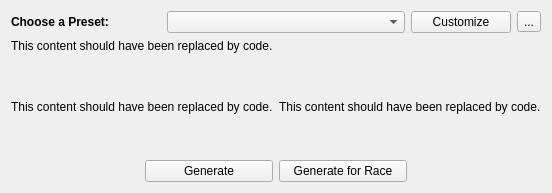
          <widget class="QWidget" name="tab_create_seed">
           <attribute name="title">
            <string>Generate Game</string>
           </attribute>
           <layout class="QGridLayout" name="gridLayout_9">
            <item row="3" column="0" colspan="4">
             <spacer name="create_vertical_spacer_1">
              <property name="orientation">
               <enum>Qt::Vertical</enum>
              </property>
              <property name="sizeHint" stdset="0">
               <size>
                <width>20</width>
                <height>15</height>
               </size>
              </property>
             </spacer>
            </item>
            <item row="1" column="0" colspan="4">
             <layout class="QHBoxLayout" name="horizontalLayout">
              <item>
               <widget class="QLabel" name="create_choose_preset_label">
                <property name="maximumSize">
                 <size>
                  <width>150</width>
                  <height>16777215</height>
                 </size>
                </property>
                <property name="text">
                 <string>&lt;html&gt;&lt;head/&gt;&lt;body&gt;&lt;p&gt;&lt;span style=&quot; font-weight:600;&quot;&gt;Choose a Preset:&lt;/span&gt;&lt;/p&gt;&lt;/body&gt;&lt;/html&gt;</string>
                </property>
               </widget>
              </item>
              <item>
               <widget class="QComboBox" name="create_preset_combo"/>
              </item>
              <item>
               <widget class="QPushButton" name="create_customize_button">
                <property name="maximumSize">
                 <size>
                  <width>100</width>
                  <height>16777215</height>
                 </size>
                </property>
                <property name="text">
                 <string>Customize</string>
                </property>
               </widget>
              </item>
              <item>
               <widget class="QToolButton" name="preset_tool_button">
                <property name="text">
                 <string>...</string>
                </property>
                <property name="popupMode">
                 <enum>QToolButton::InstantPopup</enum>
                </property>
               </widget>
              </item>
             </layout>
            </item>
            <item row="7" column="2">
             <widget class="QPushButton" name="create_generate_race_button">
              <property name="text">
               <string>Generate for Race</string>
              </property>
             </widget>
            </item>
            <item row="6" column="0" colspan="4">
             <spacer name="create_vertical_spacer_2">
              <property name="orientation">
               <enum>Qt::Vertical</enum>
              </property>
              <property name="sizeHint" stdset="0">
               <size>
                <width>20</width>
                <height>40</height>
               </size>
              </property>
             </spacer>
            </item>
            <item row="2" column="0" colspan="4">
             <widget class="QLabel" name="create_preset_description">
              <property name="minimumSize">
               <size>
                <width>0</width>
                <height>40</height>
               </size>
              </property>
              <property name="text">
               <string>&lt;html&gt;&lt;head/&gt;&lt;body&gt;&lt;p&gt;This content should have been replaced by code.&lt;/p&gt;&lt;/body&gt;&lt;/html&gt;</string>
              </property>
              <property name="alignment">
               <set>Qt::AlignLeading|Qt::AlignLeft|Qt::AlignTop</set>
              </property>
              <property name="wordWrap">
               <bool>true</bool>
              </property>
             </widget>
            </item>
            <item row="7" column="1">
             <widget class="QPushButton" name="create_generate_button">
              <property name="text">
               <string>Generate</string>
              </property>
             </widget>
            </item>
            <item row="4" column="2" colspan="2">
             <widget class="QLabel" name="create_describe_right_label">
              <property name="text">
               <string>&lt;html&gt;&lt;head/&gt;&lt;body&gt;&lt;p&gt;This content should have been replaced by code.&lt;/p&gt;&lt;/body&gt;&lt;/html&gt;</string>
              </property>
              <property name="alignment">
               <set>Qt::AlignLeading|Qt::AlignLeft|Qt::AlignTop</set>
              </property>
             </widget>
            </item>
            <item row="4" column="0" colspan="2">
             <widget class="QLabel" name="create_describe_left_label">
              <property name="text">
               <string>&lt;html&gt;&lt;head/&gt;&lt;body&gt;&lt;p&gt;This content should have been replaced by code.&lt;/p&gt;&lt;/body&gt;&lt;/html&gt;</string>
              </property>
              <property name="alignment">
               <set>Qt::AlignLeading|Qt::AlignLeft|Qt::AlignTop</set>
              </property>
             </widget>
            </item>
           </layout>
          </widget>
